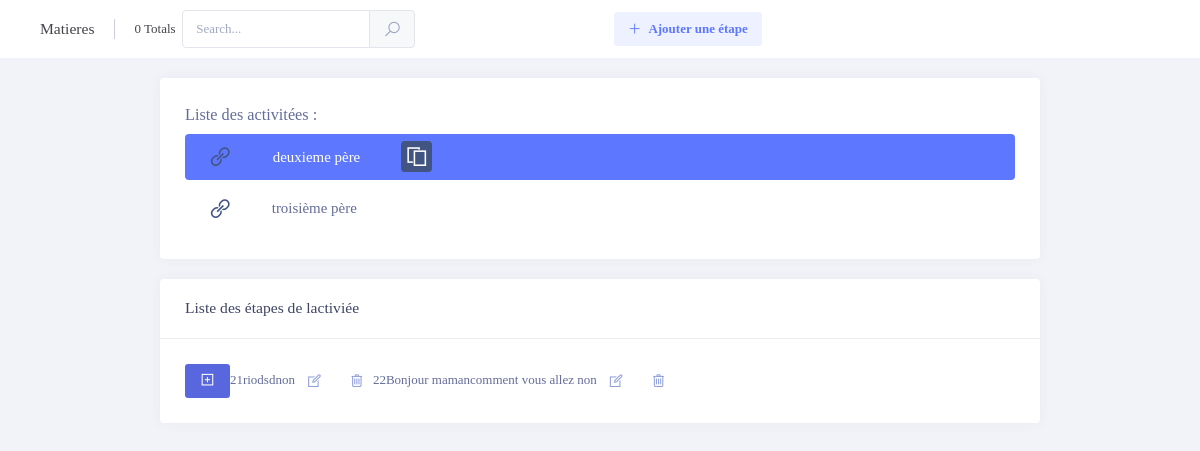
The app's page /views/Backoffice/admin/activite/afficher.php?id=7 with its own data.
### tables this page shows
CREATE TABLE IF NOT EXISTS `activite` (
  `id` int(11) NOT NULL AUTO_INCREMENT,
  `titre` varchar(255) DEFAULT NULL,
  `etat` int(11) DEFAULT NULL,
  `description` varchar(255) NOT NULL,
  PRIMARY KEY (`id`)
);

CREATE TABLE IF NOT EXISTS `proccedure` (
  `id` int(11) NOT NULL AUTO_INCREMENT,
  `titre` varchar(255) DEFAULT NULL,
  `description` varchar(255) DEFAULT NULL,
  `fichier` int(11) DEFAULT NULL,
  `id_active` int(11) NOT NULL,
  PRIMARY KEY (`id`)
);

### entities/class_proccedure.php (the view, shortened to what this page needs)
<?php
class proccedure{
	public static function afficher($id){
		  	$requette=config::$bdd->query("select * from proccedure where id_active=".intval($id));
                		    echo "<tr><td colspan='7' class='text-center'><button type='button' id='o' class='btn btn-sm btn-primary' data-toggle='modal' data-target='#exampleModal'><span class='la la-plus-square'></span></button></td></tr>";
                		while($data=$requette->fetch()){
					echo '<tr><td class="text-center">'.$data["id"].'</td><td  class="text-center">'.$data["titre"].'</td><td  class="text-center">'.$data["description"].'</td><td  class="text-center">';
if($data["fichier"]==1){
	echo "oui";
}else{
	echo "non";
}
					echo '</td><td  class="text-center"> <button type="button" id="'.$data["id"].'" class="btn btn-sm btn-primary valider" style="display:none;">valider</button> <button type="button" title="Edit details"  id="'.$data["id"].'"  class="btn btn-sm btn-clean btn-icon btn-icon-md modifier"  data-toggle="modal" data-target="#exampleModal"><i class="la la-edit"></i></button>&nbsp;&nbsp;&nbsp;<button type="button" id="'.$data["id"].'" title="Delete" class="btn btn-sm btn-clean btn-icon btn-icon-md supprimer"><i class="la la-trash"></i></button></td></tr>';
                		}
	}
}
?>

### entities/class_activiter.php (shortened to what this page needs)
<?php
require_once "config.php";
require_once "class_proccedure.php";
class activiter{
	public static function afficher($id){
		$id=intval($id);
		  	$requette=config::$bdd->query("select * from activite");
                		while($data=$requette->fetch()){
					echo '<li style="border-radius:4px;" class="kt-nav__item ';
if(intval($data["id"])==$id){
	echo " kt-nav__item--active ";
}
					echo '"';
			echo '>
                                <a href="afficher.php?id='.$data["id"].'" class="kt-nav__link"> <i class="la la-link mr-5" style="font-size:25px;color:#415482;"></i>';
if(intval($data["id"])==$id){
	echo ' <table><tr><td><span class="kt-nav__link-text">'.$data["titre"].'</span></td><td><i class="la la-copy ml-5 lii" data-toggle="modal" data-target="#exampleModal2" style="font-size:25px;color:white;background-color:#415482;padding:3px;border-radius:4px;" data-skin="brand" title="" data-original-title="Brand skin"></i></td></tr></table> ';
}else{
	echo '<span class="kt-nav__link-text">'.$data["titre"].'</span>';
}
                                echo '</a>';
echo '
                            </li>';
                		}
	}
}
?>

### records on screen
activite: titre "deuxieme père"
activite: titre "troisième père"
proccedure: id "21", titre "rio", description "dsd", fichier "non"
proccedure: id "22", titre "Bonjour maman", description "comment vous allez", fichier "non"
